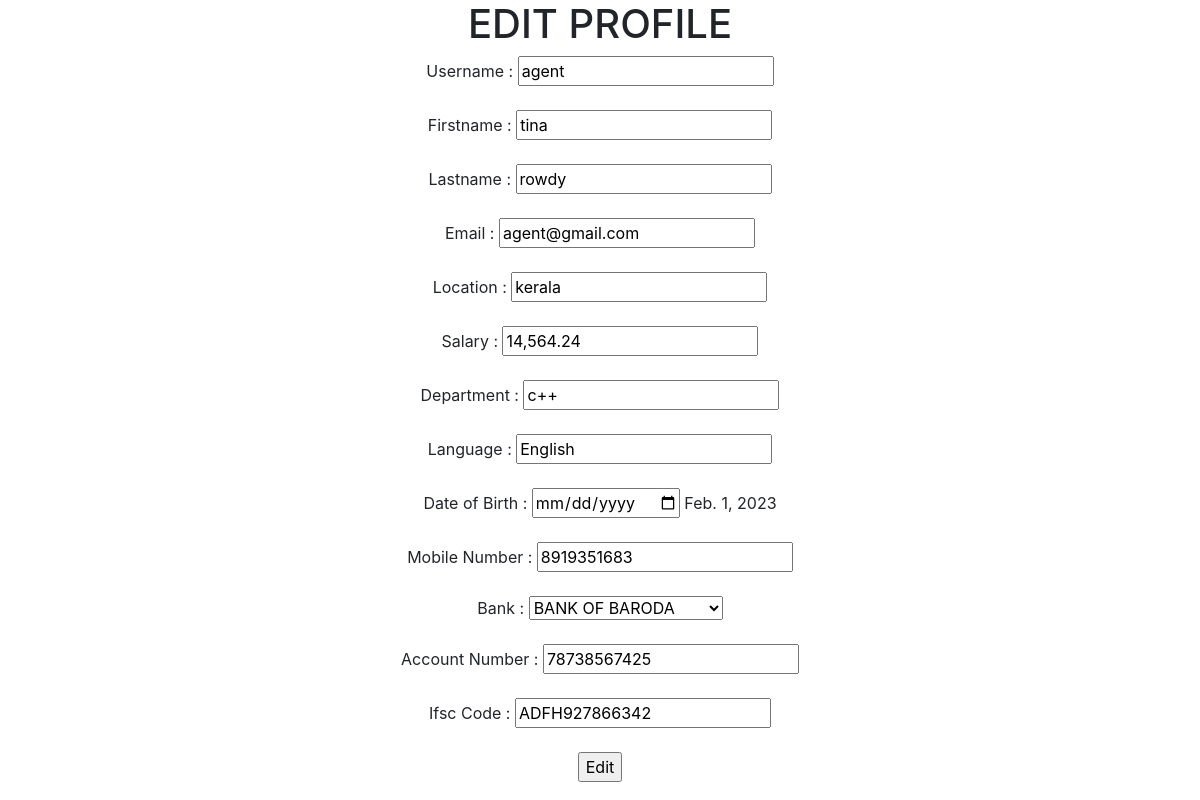
Screenshot of /adminview/rolex15/ with the database file from the repository.
### user/models.py (models this page shows, shortened)
class Employee(models.Model):
    GENDER = (('male','MALE'),
     ('female', 'FEMALE'),
     ('other', 'OTHER'))
    BANK=(('bank of boroda','BANK OF BARODA'),
    ('union BANK','UNION BANK'),
    ('SBI','STATE BANK OF INDIA'),
    ('axis','AXIS BANK LTD'),
    ('canara bank','CANARA BANK'),
    ('citi bank','CITI BANK'),
    ('HDFC','HDFC BANK'),
    ('icici','ICICI BANK'))
    user=models.OneToOneField(settings.AUTH_USER_MODEL,on_delete=models.CASCADE,primary_key=True)
    dob=models.DateField(max_length=20,null=True)
    user_type=models.CharField(choices=user_type,default='Employee',max_length=20)
    emp_id=models.CharField(max_length=20 ,default='EMP'+str(random.randrange(100000,999999)))
    address = models.TextField(max_length=100, default='')
    gender = models.CharField(choices=GENDER, max_length=10)
    department=models.CharField(max_length=20,null=False)
    joined_date = models.DateTimeField(default=timezone.now)
    language = models.CharField(max_length=10, default='English')
    bank_name = models.CharField(max_length=25,choices=BANK)
    account_no=models.CharField(max_length=20,null=True)
    ifsc_code=models.CharField(max_length=20,null=True)
    role=models.CharField(max_length=20,null=True)
    salary = models.CharField(max_length=16,default='00,000.00')
    is_approved=models.BooleanField(null=True,default=False)
    is_rejected=models.BooleanField(null=True,default=False)

class User(AbstractUser):
    username=models.CharField(max_length=20,unique=True)
    first_name=models.CharField(max_length=20)
    last_name=models.CharField(max_length=20)
    email=models.EmailField(max_length=30)
    Is_Admin = models.BooleanField(default=False)
    Is_Manager = models.BooleanField(default=False)
    Is_Hr = models.BooleanField(default=False)
    Is_Employee = models.BooleanField(default=False)
    mobile_number=models.CharField(max_length=13)

### user/views.py (the view, shortened to what this page needs)
# urls.py: path('adminview/rolex<int:id>/',views.rolex,name='rolex'),
def rolex(request,id):
    i=Employee.objects.get(user__id=id)
    return render(request,'rolex.html',{'i':i})

### templates/rolex.html (shortened to what this page needs)
 <link rel="stylesheet" href="https://maxcdn.bootstrapcdn.com/bootstrap/4.0.0/css/bootstrap.min.css">
 <form action="" method="POST" style="text-align:center">
     <h1>EDIT PROFILE</h1>
     Username : <input type="text" name="username" placeholder="USERNAME"   value = "{{i.user.username}}"><br><br>
     Firstname : <input type="text" name="firstname" placeholder="FIRSTNAME"   value = "{{i.user.first_name}}" ><br><br>
    Lastname : <input type="text" name="lastname" placeholder="LASTNAME"   value = "{{i.user.last_name}}"><br><br>
    Email : <input type="email" name="email" placeholder="EMAIL"   value = "{{i.user.email}}"><br><br>
    Location : <input type="text" name="address" placeholder="LOCATION"   value = "{{i.address}}"><br><br>
    Salary : <input type="text" name="salary" placeholder="SALARY"   value = "{{i.salary}}" ><br><br>
    Department : <input type="text" name="department" placeholder="DEPARTMENT"   value = "{{i.department}}"><br><br>
    Language : <input type="text" name="language" placeholder="LANGUAGE"   value = "{{i.language}}"><br><br>
    Date of Birth : <input type="date" name="date" placeholder="DATE OF BIRTH"   value = "{{i.dob}}">  {{i.dob}}<br><br>
    Mobile Number : <input type="text" name="mobile_number" placeholder="MOBILE NUMBER"   value = "{{i.user.mobile_number}}"><br><br>
   Bank : <select name="bank">
         <option value="BANK OF BARODA"> BANK OF BARODA</option>
     </select><br><br>
  Account Number : <input type="text" name="account" placeholder="ACCOUNT NUMBER"   value = "{{i.account_no}}"><br><br>
    Ifsc Code : <input type="text" name="ifsc" placeholder="IFSC CODE"   value = "{{i.ifsc_code}}"><br><br>
     <input type="submit" name="editv" value="Edit">
 </form>

### rows the page displays
Employee: username "agent", firstname "tina", lastname "rowdy", email "agent@gmail.com", address "kerala", salary "14,564.24", department "c++", language "English", dob "Feb. 1, 2023", mobile_number "8919351683", account "78738567425", ifsc "ADFH927866342"
